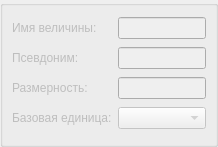
<?xml version="1.0" encoding="UTF-8"?>
<ui version="4.0">
 <class>RTPTechGroup::ModelerIde::QuantityWidget</class>
 <widget class="QWidget" name="RTPTechGroup::ModelerIde::QuantityWidget">
  <property name="geometry">
   <rect>
    <x>0</x>
    <y>0</y>
    <width>218</width>
    <height>147</height>
   </rect>
  </property>
  <property name="windowTitle">
   <string>Form</string>
  </property>
  <layout class="QVBoxLayout" name="verticalLayout">
   <property name="spacing">
    <number>5</number>
   </property>
   <property name="leftMargin">
    <number>0</number>
   </property>
   <property name="topMargin">
    <number>0</number>
   </property>
   <property name="rightMargin">
    <number>0</number>
   </property>
   <property name="bottomMargin">
    <number>0</number>
   </property>
   <item>
    <widget class="QGroupBox" name="groupBoxQuantity">
     <property name="enabled">
      <bool>false</bool>
     </property>
     <property name="title">
      <string/>
     </property>
     <layout class="QGridLayout" name="gridLayout">
      <item row="0" column="0">
       <widget class="QLabel" name="labelQuantityName">
        <property name="text">
         <string>Имя величины:</string>
        </property>
       </widget>
      </item>
      <item row="0" column="1">
       <widget class="QLineEdit" name="lineEditQuantityName">
        <property name="maxLength">
         <number>256</number>
        </property>
       </widget>
      </item>
      <item row="3" column="1">
       <widget class="QComboBox" name="comboBoxBasicUnit"/>
      </item>
      <item row="1" column="1">
       <widget class="QLineEdit" name="lineEditQuantityAlias">
        <property name="maxLength">
         <number>256</number>
        </property>
       </widget>
      </item>
      <item row="3" column="0">
       <widget class="QLabel" name="labelBasicUnit">
        <property name="text">
         <string>Базовая единица:</string>
        </property>
       </widget>
      </item>
      <item row="1" column="0">
       <widget class="QLabel" name="labelQuantityAlias">
        <property name="text">
         <string>Псевдоним:</string>
        </property>
       </widget>
      </item>
      <item row="2" column="0">
       <widget class="QLabel" name="labelDimensionSymbol">
        <property name="text">
         <string>Размерность:</string>
        </property>
       </widget>
      </item>
      <item row="2" column="1">
       <widget class="QLineEdit" name="lineEditDimensionSymbol"/>
      </item>
     </layout>
    </widget>
   </item>
  </layout>
 </widget>
 <resources/>
 <connections/>
</ui>
